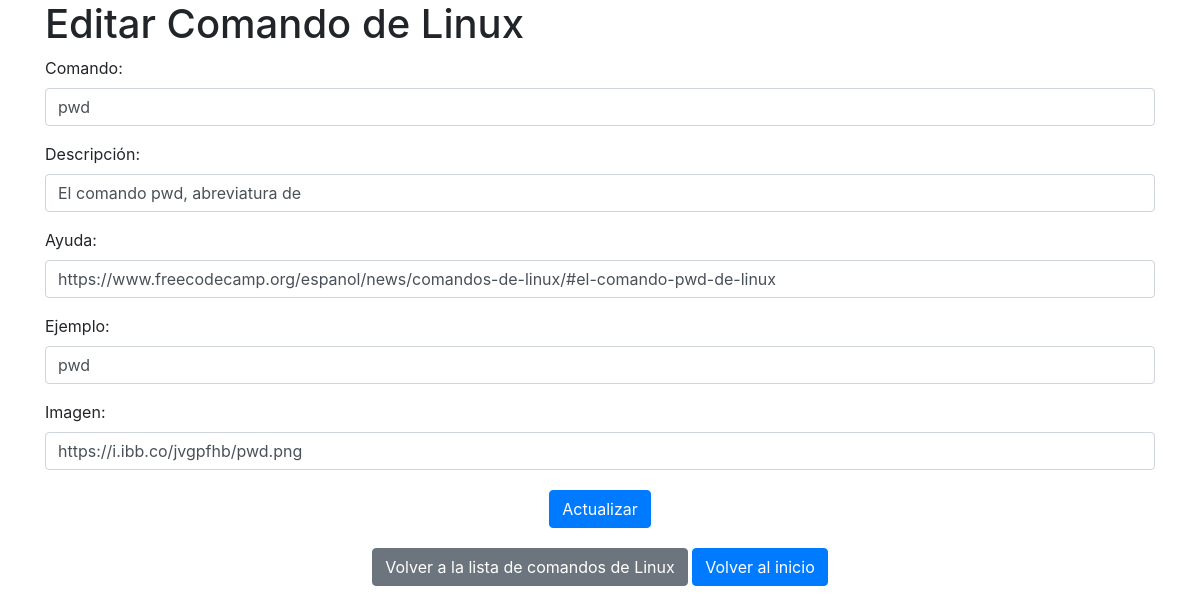
/App/Views/Linux_command/edit.php?id=34, run on an earlier commit of the app's database.
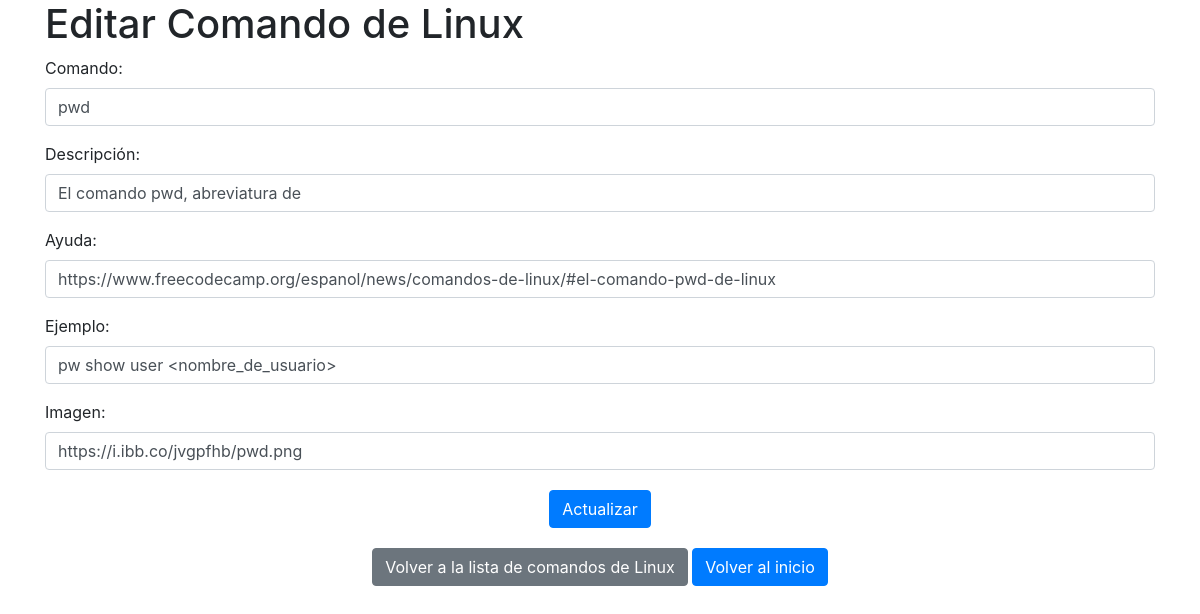
And on a later commit of the database.
### tables this page shows
CREATE TABLE `linux_commands` (
  `id` int(11) NOT NULL,
  `command` text NOT NULL,
  `description` text NOT NULL,
  `ayuda` varchar(255) NOT NULL,
  `imagen` varchar(255) NOT NULL,
  `ejemplo` text NOT NULL
);

### App/Controllers/commandController.php (called while the page is built, shortened)
<?php
class CommandController {
    private $db;
    public function __construct($db) {
        $this->db = $db;
    }
    public function getCommandById($id) {
        $query = "SELECT * FROM linux_commands WHERE id = :id";
        $stmt = $this->db->prepare($query);
        $stmt->bindParam(":id", $id, PDO::PARAM_INT);
        $stmt->execute();
        return $stmt->fetch(PDO::FETCH_ASSOC);
    }
}
?>

### App/Views/Linux_command/edit.php (the view, shortened to what this page needs)
<?php
require_once __DIR__ . '/../../../config/database.php';
require_once __DIR__ . '/../../controllers/CommandController.php';
try {
    $db = new PDO($dsn, $usuario, $contraseña);
    $db->setAttribute(PDO::ATTR_ERRMODE, PDO::ERRMODE_EXCEPTION);
} catch (PDOException $e) {
    die("Error al conectar a la base de datos: " . $e->getMessage());
}
$commandController = new CommandController($db);
if (isset($_GET['id'])) {
    $command_id = $_GET['id'];
    $command = $commandController->getCommandById($command_id);
} else {
    header("Location: index.php?page=commands");
    exit();
}
?>
<!DOCTYPE html>
<html>
<head>
    <link rel="stylesheet" href="https://maxcdn.bootstrapcdn.com/bootstrap/4.5.2/css/bootstrap.min.css">
</head>
<body>
<div class="container">
    <h1>Editar Comando de Linux</h1>
    <form method="POST" action="edit.php?id=<?php echo $command_id; ?>">
        <div class="form-group">
            <label for="command">Comando:</label>
            <input type="text" class="form-control" id="command" name="command" value="<?php echo $command['command']; ?>" required>
        </div>
        <div class="form-group">
            <label for="description">Descripción:</label>
            <input type="text" class="form-control" id="description" name="description" value="<?php echo $command['description']; ?>" required>
        </div>
        <div class="form-group">
            <label for="ayuda">Ayuda:</label>
            <input type="text" class="form-control" id="ayuda" name="ayuda" value="<?php echo $command['ayuda']; ?>" required>
        </div>
        <div class="form-group">
            <label for="ejemplo">Ejemplo:</label>
            <input type="text" class="form-control" id="ejemplo" name="ejemplo" value="<?php echo $command['ejemplo']; ?>" required>
        </div>
        <div class="form-group">
            <label for="imagen">Imagen:</label>
            <input type="text" class="form-control" id="imagen" name="imagen" value="<?php echo $command['imagen']; ?>" required>
        </div>
        <div style="text-align: center; margin-top: 20px;">
        <button type="submit" class="btn btn-primary" name="update">Actualizar</button>
        </div>
    </form>
    <div style="text-align: center; margin-top: 20px;">
    <a class="btn btn-secondary" href="index.php?page=commands">Volver a la lista de comandos de Linux</a>
    <a class="btn btn-primary" href="../home/index.php">Volver al inicio</a>
    </div>
</div>
</body>
</html>

What changed in the data, as far as the page shows it:
changed linux_commands "pwd": ejemplo "pwd" → "pw show user <nombre_de_usuario>"
